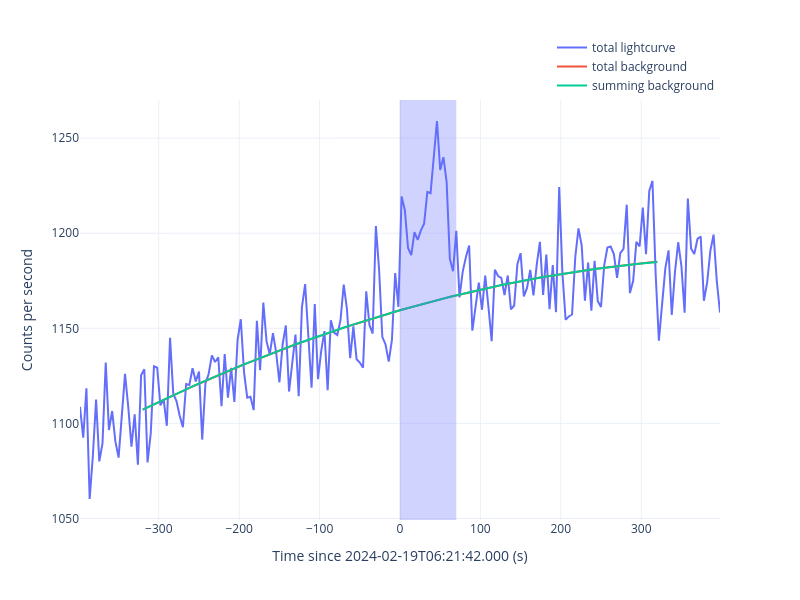
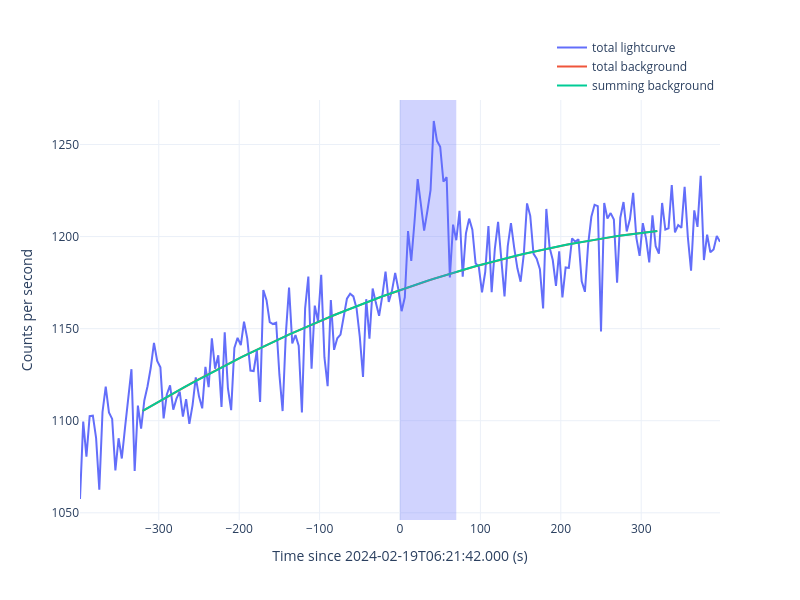

The code cell stored with these charts, in order, in its notebook:
### Code cell
for det in ['n9', 'na', 'b1']:
    gbm_tte = gbmTTE(gbm_rtv.rtv_res['tte'][det], gbm_rtv.rtv_res['poshist'])
    gbm_tte.timezero = fermi_met
    gbm_tte.filter_time([-400, 400])
    
    gbm_tte.spec_slices = [[0, 70]]
    gbm_tte.extract_spectrum(savepath=f'./{det}/spectrum', show=True)
    gbm_tte.extract_response(ra=80.016, dec=25.541, savepath=f'./{det}/spectrum')
